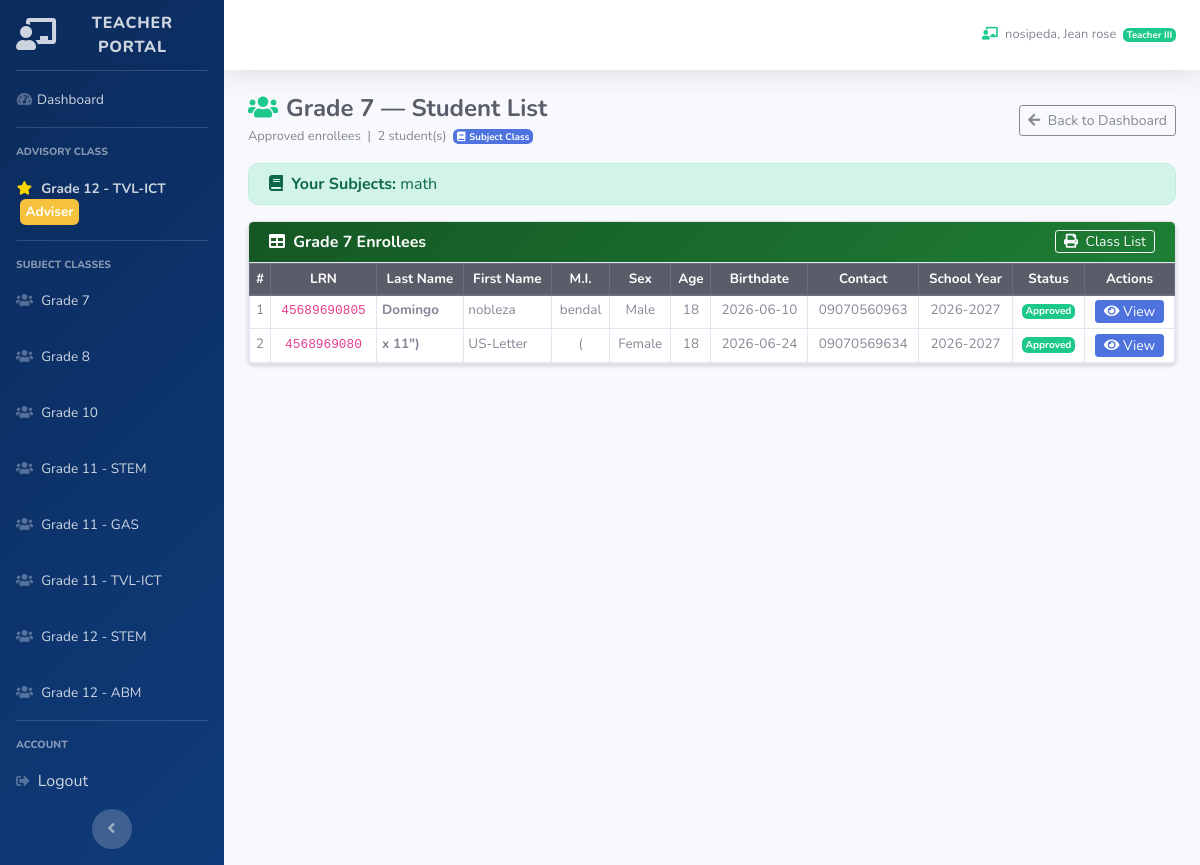
Page /staff_students.php?grade=7 (signed in) on the committed database.
### tables this page shows
CREATE TABLE `tbl_seven` (
  `id_seven` int NOT NULL,
  `id_student` int NOT NULL,
  `sy` varchar(50) NOT NULL,
  `lrn` varchar(50) NOT NULL,
  `lname` varchar(50) NOT NULL,
  `fname` varchar(255) NOT NULL,
  `mi` varchar(255) NOT NULL,
  `bdate` date NOT NULL,
  `sex` varchar(50) NOT NULL,
  `age` int NOT NULL,
  `contact` varchar(50) NOT NULL,
  `email` varchar(50) NOT NULL,
  `current_address` varchar(255) NOT NULL,
  `perm_address` varchar(255) NOT NULL,
  `ffname` varchar(255) NOT NULL,
  `flname` varchar(255) NOT NULL,
  `fmi` varchar(255) NOT NULL,
  `contact_f` varchar(100) NOT NULL,
  `mlname` varchar(255) NOT NULL,
  `mfname` varchar(255) NOT NULL,
  `mmi` varchar(255) NOT NULL,
  `contact_m` varchar(20) NOT NULL,
  `lglc` varchar(255) NOT NULL,
  `lsa` varchar(255) NOT NULL,
  `lysc` varchar(255) NOT NULL,
  `school_id` varchar(50) NOT NULL,
  `documents` text,
  `is_archived` tinyint(1) NOT NULL DEFAULT '0',
  `archived_at` timestamp NULL DEFAULT NULL,
  `enrollment_status` varchar(20) NOT NULL DEFAULT 'Pending',
  `is_ip` varchar(10) NOT NULL DEFAULT 'No',
  `ip_group` varchar(255) NOT NULL DEFAULT '',
  `is_4ps` varchar(10) NOT NULL DEFAULT 'No',
  `fourps_id` varchar(100) NOT NULL DEFAULT '',
  `reject_reason` text
);

### classes/main.class.php (called while the page is built, shortened)
<?php
class EUSEBIAClass {
public function get_userdata() {
    if (isset($_SESSION['userdata'])) {
        return $_SESSION['userdata'];
    }
    return null;
}
}
$eusebia = new EUSEBIAClass();
?>

### staff_students.php (the view, shortened to what this page needs)
<?php
require('classes/main.class.php');
$userdetails = $eusebia->get_userdata();
$adviser_grade   = $userdetails['adviser_grade']   ?? '';
$subject_handled = $userdetails['subject_handled'] ?? '';
$grade_config = [
    7  => ['table'=>'tbl_seven',  'label'=>'Grade 7',  'has_course'=>false, 'has_status'=>true,  'strand'=>null],
    8  => ['table'=>'tbl_eight',  'label'=>'Grade 8',  'has_course'=>false, 'has_status'=>true,  'strand'=>null],
    9  => ['table'=>'tbl_nine',   'label'=>'Grade 9',  'has_course'=>true,  'has_status'=>true,  'strand'=>null],
    10 => ['table'=>'tbl_ten',    'label'=>'Grade 10', 'has_course'=>true,  'has_status'=>false, 'strand'=>null],
    11 => ['table'=>'tbl_eleven', 'label'=>'Grade 11', 'has_course'=>true,  'has_status'=>false, 'strand'=>null],
    12 => ['table'=>'tbl_twelve', 'label'=>'Grade 12', 'has_course'=>true,  'has_status'=>true,  'strand'=>null],
];
$grade  = isset($_GET['grade'])  ? (int)$_GET['grade'] : 0;
$strand = isset($_GET['strand']) ? trim($_GET['strand']) : '';
$requested_key = $grade <= 10 ? "Grade {$grade}" : "Grade {$grade} - {$strand}";
$is_adviser   = ($adviser_grade === $requested_key);
$cfg   = $grade_config[$grade];
$table = $cfg['table'];
$label = $cfg['label'] . ($strand ? ' — ' . $strand : '');
$conn   = $eusebia->openConn();
$where  = ["(is_archived=0 OR is_archived IS NULL)"];
$params = [];
if ($cfg['has_status'])                                              $where[] = "enrollment_status='Approved'";
$sql = "SELECT * FROM `{$table}` WHERE " . implode(' AND ', $where) . " ORDER BY lname ASC, fname ASC";
try {
    $stmt = $conn->prepare($sql);
    $stmt->execute($params);
    $students = $stmt->fetchAll(PDO::FETCH_ASSOC);
} catch (PDOException $e) {
    $students = [];
}
?>
<?php include('staff_sidebar_start.php'); ?>
<div class="container-fluid">
    <div class="d-flex align-items-center justify-content-between mb-3">
        <div>
            <h4 class="mb-0 font-weight-bold text-dark">
                <i class="fas fa-users mr-2 text-success"></i><?= htmlspecialchars($label) ?> — Student List
            </h4>
            <small class="text-muted">
                <?= $cfg['has_status'] ? 'Approved enrollees' : 'All enrollees' ?>
                &nbsp;|&nbsp; <?= count($students) ?> student(s)
                <?php if ($is_adviser): ?>
                &nbsp;<span class="badge badge-warning"><i class="fas fa-star mr-1"></i>Advisory Class</span>
                <?php else: ?>
                &nbsp;<span class="badge badge-primary"><i class="fas fa-book mr-1"></i>Subject Class</span>
                <?php endif; ?>
            </small>
        </div>
        <a href="staff_dashboard.php" class="btn btn-outline-secondary btn-sm">
            <i class="fas fa-arrow-left mr-1"></i> Back to Dashboard
        </a>
    </div>
    <?php if ($subject_handled): ?>
    <div class="alert alert-success py-2 mb-3" style="border-radius:10px;">
        <i class="fas fa-book mr-1"></i>
        <strong>Your Subjects:</strong> <?= htmlspecialchars($subject_handled) ?>
    </div>
    <?php endif; ?>
    <div class="card shadow-sm">
        <div class="card-header py-2 d-flex align-items-center justify-content-between"
             style="background:linear-gradient(135deg,#155724,#1e7e34);">
            <span class="text-white font-weight-bold">
                <i class="fas fa-table mr-1"></i> <?= htmlspecialchars($label) ?> Enrollees
            </span>
            <a href="staff_classlist.php?class=<?= urlencode($requested_key) ?>" class="btn btn-outline-light btn-sm py-0">
                <i class="fas fa-print mr-1"></i> Class List
            </a>
        </div>
        <div class="card-body p-0">
            <div class="table-responsive">
                <table class="table table-hover table-bordered table-sm mb-0" id="studentsTable" style="font-size:.84rem;">
                    <thead class="thead-dark text-center">
                        <tr>
                            <th>#</th>
                            <th>LRN</th>
                            <th>Last Name</th>
                            <th>First Name</th>
                            <th>M.I.</th>
                            <th>Sex</th>
                            <th>Age</th>
                            <th>Birthdate</th>
                            <th>Contact</th>
                            <th>School Year</th>
                            <?php if ($cfg['has_status']): ?><th>Status</th><?php endif; ?>
                            <th>Actions</th>
                        </tr>
                    </thead>
                    <tbody class="text-center">
                        <?php if ($students): $r = 1; foreach ($students as $st): ?>
                        <tr>
                            <td><?= $r++ ?></td>
                            <td><code style="font-size:.8rem;"><?= htmlspecialchars($st['lrn']) ?></code></td>
                            <td class="text-left font-weight-bold"><?= htmlspecialchars($st['lname']) ?></td>
                            <td class="text-left"><?= htmlspecialchars($st['fname']) ?></td>
                            <td><?= htmlspecialchars($st['mi']) ?></td>
                            <td><?= htmlspecialchars($st['sex']) ?></td>
                            <td><?= $st['age'] ?></td>
                            <td><?= htmlspecialchars($st['bdate']) ?></td>
                            <td><?= htmlspecialchars($st['contact']) ?></td>
                            <td><?= htmlspecialchars($st['sy']) ?></td>
                            <?php if ($cfg['has_status']): ?>
                            <td>
                                <?php $s=$st['enrollment_status']??'Pending';
                                      $sc=$s==='Approved'?'success':($s==='Rejected'?'danger':'warning'); ?>
                                <span class="badge badge-<?= $sc ?>"><?= $s ?></span>
                            </td>
                            <?php endif; ?>
                            <td>
                                <button class="btn btn-primary btn-sm py-0 view-btn"
                                    data-lrn="<?= htmlspecialchars($st['lrn']) ?>"
                                    data-name="<?= htmlspecialchars($st['lname'].', '.$st['fname'].' '.$st['mi']) ?>"
                                    data-bdate="<?= htmlspecialchars($st['bdate']) ?>"
                                    data-sex="<?= htmlspecialchars($st['sex']) ?>"
                                    data-age="<?= $st['age'] ?>"
                                    data-address="<?= htmlspecialchars($st['current_address'] ?? '') ?>"
                                    data-contact="<?= htmlspecialchars($st['contact']) ?>"
                                    data-email="<?= htmlspecialchars($st['email'] ?? '') ?>"
                                    data-sy="<?= htmlspecialchars($st['sy']) ?>"
                                    data-father="<?= htmlspecialchars(trim(($st['ffname']??'').' '.($st['fmi']??'').' '.($st['flname']??''))) ?>"
                                    data-fcontact="<?= htmlspecialchars($st['contact_f'] ?? '') ?>"
                                    data-mother="<?= htmlspecialchars(trim(($st['mfname']??'').' '.($st['mmi']??'').' '.($st['mlname']??''))) ?>"
                                    data-mcontact="<?= htmlspecialchars($st['contact_m'] ?? '') ?>"
                                    data-lsa="<?= htmlspecialchars($st['lsa'] ?? '') ?>"
                                    data-lglc="<?= htmlspecialchars($st['lglc'] ?? '') ?>"
                                    data-strand="<?= htmlspecialchars($st['course'] ?? '') ?>">
                                    <i class="fas fa-eye"></i> View
                                </button>
                            </td>
                        </tr>
                        <?php endforeach; else: ?>
                        <tr><td colspan="13" class="text-center text-muted py-4">No students found.</td></tr>
                        <?php endif; ?>
                    </tbody>
                </table>
            </div>
        </div>
    </div>
</div>
<link rel="stylesheet" href="https://cdn.datatables.net/1.13.6/css/dataTables.bootstrap4.min.css">
<?php include('dashboard_sidebar_end.php'); ?>

### staff_sidebar_start.php (shortened to what this page needs)
<!DOCTYPE html>
<html lang="en">
<head>
    <link href="vendor/fontawesome-free/css/all.min.css" rel="stylesheet">
    <link rel="stylesheet" href="https://cdn.jsdelivr.net/npm/sweetalert2@11/dist/sweetalert2.min.css">
    <link href="css/sb-admin-2.min.css" rel="stylesheet">
</head>
<body id="page-top">
<div id="wrapper">
    <ul class="navbar-nav sidebar sidebar-dark accordion" id="accordionSidebar" style="background:linear-gradient(135deg,#0b2b5c 0%,#0f3b7a 100%)!important;">
        <a class="sidebar-brand d-flex align-items-center justify-content-center" href="staff_dashboard.php">
            <div class="sidebar-brand-icon"><i class="fas fa-chalkboard-teacher"></i></div>
            <div class="sidebar-brand-text mx-2">Teacher Portal</div>
        </a>
        <hr class="sidebar-divider my-0">
        <li class="nav-item">
            <a class="nav-link" href="staff_dashboard.php">
                <i class="fas fa-fw fa-tachometer-alt"></i><span>Dashboard</span>
            </a>
        </li>
        <?php
        $adviser_grade  = $userdetails['adviser_grade']  ?? '';
        $subject_grades = $userdetails['subject_grades'] ?? '';
        $subject_list   = array_filter(array_map('trim', explode(',', $subject_grades)));
        $grade_url_map = [
            'Grade 7'            => 'staff_students.php?grade=7',
            'Grade 8'            => 'staff_students.php?grade=8',
            'Grade 9'            => 'staff_students.php?grade=9',
            'Grade 10'           => 'staff_students.php?grade=10',
            'Grade 11 - STEM'    => 'staff_students.php?grade=11&strand=STEM',
            'Grade 11 - ABM'     => 'staff_students.php?grade=11&strand=ABM',
            'Grade 11 - GAS'     => 'staff_students.php?grade=11&strand=GAS',
            'Grade 11 - TVL-ICT' => 'staff_students.php?grade=11&strand=TVL-ICT',
            'Grade 11 - TVL-HE'  => 'staff_students.php?grade=11&strand=TVL-HE',
            'Grade 12 - STEM'    => 'staff_students.php?grade=12&strand=STEM',
            'Grade 12 - ABM'     => 'staff_students.php?grade=12&strand=ABM',
            'Grade 12 - GAS'     => 'staff_students.php?grade=12&strand=GAS',
            'Grade 12 - TVL-ICT' => 'staff_students.php?grade=12&strand=TVL-ICT',
            'Grade 12 - TVL-HE'  => 'staff_students.php?grade=12&strand=TVL-HE',
        ];
        ?>
        <?php if ($adviser_grade && isset($grade_url_map[$adviser_grade])): ?>
        <hr class="sidebar-divider">
        <div class="sidebar-heading">Advisory Class</div>
        <li class="nav-item">
            <a class="nav-link font-weight-bold" href="<?= $grade_url_map[$adviser_grade] ?>">
                <i class="fas fa-fw fa-star" style="color:#ffd700;"></i>
                <span><?= htmlspecialchars($adviser_grade) ?> <span class="badge badge-warning ml-1">Adviser</span></span>
            </a>
        </li>
        <?php endif; ?>
        <?php if (!empty($subject_list)): ?>
        <hr class="sidebar-divider">
        <div class="sidebar-heading">Subject Classes</div>
        <?php foreach ($subject_list as $sg):
        ?>
        <li class="nav-item">
            <a class="nav-link" href="<?= $grade_url_map[$sg] ?>">
                <i class="fas fa-fw fa-users"></i>
                <span><?= htmlspecialchars($sg) ?></span>
            </a>
        </li>
        <?php endforeach; ?>
        <?php endif; ?>
        <hr class="sidebar-divider">
        <div class="sidebar-heading">Account</div>
        <li class="nav-item">
                        <a class="nav-link" href="logout.php">
                            <i class="fas fa-sign-out-alt mr-1"></i> Logout
                        </a>
                    </li>
        <div class="text-center d-none d-md-inline">
            <button class="rounded-circle border-0" id="sidebarToggle"></button>
        </div>
    </ul>
    <div id="content-wrapper" class="d-flex flex-column">
        <div id="content">
            <nav class="navbar navbar-expand navbar-light bg-white topbar mb-4 static-top shadow">
                <ul class="navbar-nav ml-auto">
                    <li class="nav-item d-none d-lg-flex align-items-center mr-2">
                        <span class="text-gray-600 small">
                            <i class="fas fa-chalkboard-teacher mr-1 text-success"></i>
                            <?= htmlspecialchars(($userdetails['lname'] ?? '') . ', ' . ($userdetails['fname'] ?? '')) ?>
                            &nbsp;<span class="badge badge-success"><?= htmlspecialchars($userdetails['position'] ?? 'Teacher') ?></span>
                        </span>
                    </li>
                </ul>
            </nav>

### dashboard_sidebar_end.php (shortened to what this page needs)
</body>
</html>

### staff_sidebar_start.php (style rules this page uses)
#accordionSidebar { background: linear-gradient(135deg,#0b2b5c 0%,#0f3b7a 100%) !important; }
#accordionSidebar .sidebar-brand, #accordionSidebar .nav-item .nav-link { color: rgba(255,255,255,.8) !important; }
#accordionSidebar .sidebar-heading { color:rgba(255,255,255,.5) !important; }
#accordionSidebar hr.sidebar-divider { border-color:rgba(255,255,255,.15) !important; }
#sidebarToggle { background:rgba(255,255,255,.2) !important; }

### rows in the picture
tbl_seven: lrn "45689690805", lname "Domingo", fname "nobleza", mi "bendal", sex "Male", age "18", bdate "2026-06-10", contact "09070560963", sy "2026-2027", enrollment_status "Approved"
tbl_seven: lrn "4568969080", lname "x 11\")", fname "US-Letter", mi "(", sex "Female", age "18", bdate "2026-06-24", contact "09070569634", sy "2026-2027", enrollment_status "Approved"

### other values in the picture
$adviser_grade "Grade 12 - TVL-ICT"
$sg "Grade 7"
$sg "Grade 8"
$sg "Grade 10"
$sg "Grade 11 - STEM"
$sg "Grade 11 - GAS"
$sg "Grade 11 - TVL-ICT"
$sg "Grade 12 - STEM"
$sg "Grade 12 - ABM"
$userdetails['position'] "Teacher III"
$label "Grade 7"
count($students) "2"
$subject_handled "math"
